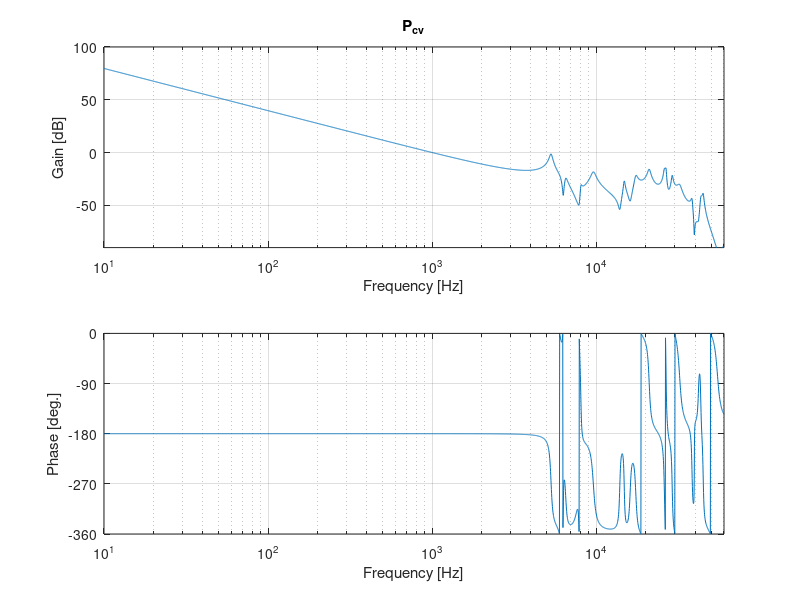

The MATLAB script that drew this image:
% modeling/hddvcm.m
% MATLAB code to generate a single-stage HDD model
num_sector=420;                   % Number of sector
num_rpm=7200;                     % Number of RPM
Ts = 1/(num_rpm/60*num_sector);   % Sampling time

% VCM
Kp_vcm=3.7976e+07;                % VCM gain
omega_vcm=[0, 5300 ,6100 ,6500 ,8050 ,9600 ,14800 ,17400 ,21000 ,26000 ,26600 ,29000 ,32200 ,38300 ,43300 ,44800]*2*pi;
kappa_vcm=[1, -1.0 ,+0.1 ,-0.1 ,0.04 ,-0.7 ,-0.2  ,-1.0  ,+3.0  ,-3.2  ,2.1   ,-1.5  ,+2.0  ,-0.2  ,+0.3  ,-0.5 ];
zeta_vcm =[0, 0.02 ,0.04 ,0.02 ,0.01 ,0.03 ,0.01  ,0.02  ,0.02  ,0.012 ,0.007 ,0.01  ,0.03  ,0.01  ,0.01  ,0.01 ];

Sys_Pc_vcm_c1=0;
for i=1:length(omega_vcm)
	Sys_Pc_vcm_c1=Sys_Pc_vcm_c1+tf([0,0,kappa_vcm(i)]*Kp_vcm,[1, 2*zeta_vcm(i)*omega_vcm(i), (omega_vcm(i))^2]);
end

%% Frequency response
f=logspace(1,log10(60e3),3000);
Fr_Pc_vcm_c1=squeeze(freqresp(Sys_Pc_vcm_c1,f*2*pi)).';

%% figure
figure
subplot(211)
semilogx(f,20*log10(abs(Fr_Pc_vcm_c1)))
title('P_{cv}');xlabel('Frequency [Hz]');ylabel('Gain [dB]');grid;axis([1e1 f(end) -90 100])
subplot(212)
semilogx(f,mod(angle(Fr_Pc_vcm_c1)*180/pi+360,360)-360)
xlabel('Frequency [Hz]');ylabel('Phase [deg.]');grid;axis([1e1 f(end) -360 0]);yticks(-360:90:0)
% saveas(gcf,'images/hdd_pcvm_baseline.pdf')
% saveas(gcf,'images/hdd_pcvm_baseline.png')
